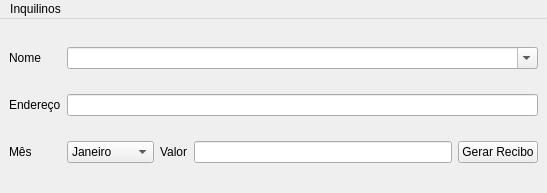
<?xml version="1.0" encoding="UTF-8"?>
<ui version="4.0">
 <class>ReciboPDF</class>
 <widget class="QMainWindow" name="ReciboPDF">
  <property name="geometry">
   <rect>
    <x>0</x>
    <y>0</y>
    <width>547</width>
    <height>193</height>
   </rect>
  </property>
  <property name="windowTitle">
   <string>ReciboPDF</string>
  </property>
  <widget class="QWidget" name="centralwidget">
   <layout class="QGridLayout" name="gridLayout">
    <item row="2" column="0">
     <widget class="QLabel" name="labelMes">
      <property name="text">
       <string>Mês</string>
      </property>
     </widget>
    </item>
    <item row="0" column="0">
     <widget class="QLabel" name="labelNome">
      <property name="text">
       <string>Nome</string>
      </property>
     </widget>
    </item>
    <item row="2" column="2">
     <widget class="QLabel" name="labelValor">
      <property name="text">
       <string>Valor</string>
      </property>
     </widget>
    </item>
    <item row="1" column="0">
     <widget class="QLabel" name="labelEndereco">
      <property name="text">
       <string>Endereço</string>
      </property>
     </widget>
    </item>
    <item row="2" column="3">
     <widget class="QLineEdit" name="inputValor"/>
    </item>
    <item row="2" column="4">
     <widget class="QPushButton" name="buttonGerar">
      <property name="text">
       <string>Gerar Recibo</string>
      </property>
     </widget>
    </item>
    <item row="1" column="1" colspan="4">
     <widget class="QLineEdit" name="inputEndereco"/>
    </item>
    <item row="0" column="1" colspan="4">
     <widget class="QComboBox" name="boxInquilinos">
      <property name="editable">
       <bool>true</bool>
      </property>
     </widget>
    </item>
    <item row="2" column="1">
     <widget class="QComboBox" name="boxMeses">
      <item>
       <property name="text">
        <string>Janeiro</string>
       </property>
      </item>
      <item>
       <property name="text">
        <string>Fevereiro</string>
       </property>
      </item>
      <item>
       <property name="text">
        <string>Março</string>
       </property>
      </item>
      <item>
       <property name="text">
        <string>Abril</string>
       </property>
      </item>
      <item>
       <property name="text">
        <string>Maio</string>
       </property>
      </item>
      <item>
       <property name="text">
        <string>Junho</string>
       </property>
      </item>
      <item>
       <property name="text">
        <string>Julho</string>
       </property>
      </item>
      <item>
       <property name="text">
        <string>Agosto</string>
       </property>
      </item>
      <item>
       <property name="text">
        <string>Setembro</string>
       </property>
      </item>
      <item>
       <property name="text">
        <string>Outubro</string>
       </property>
      </item>
      <item>
       <property name="text">
        <string>Novembro</string>
       </property>
      </item>
      <item>
       <property name="text">
        <string>Dezembro</string>
       </property>
      </item>
     </widget>
    </item>
   </layout>
  </widget>
  <widget class="QMenuBar" name="menubar">
   <property name="geometry">
    <rect>
     <x>0</x>
     <y>0</y>
     <width>547</width>
     <height>22</height>
    </rect>
   </property>
   <widget class="QMenu" name="menuCarregar_Clientes">
    <property name="title">
     <string>Inquilinos</string>
    </property>
    <addaction name="actionCarregarInquilinos"/>
    <addaction name="actionCriarInquilino"/>
   </widget>
   <addaction name="menuCarregar_Clientes"/>
  </widget>
  <action name="actionCarregarInquilinos">
   <property name="text">
    <string>Carregar Inquilinos</string>
   </property>
  </action>
  <action name="actionCriarInquilino">
   <property name="text">
    <string>Novo Inquilino</string>
   </property>
  </action>
 </widget>
 <resources/>
 <connections/>
</ui>
